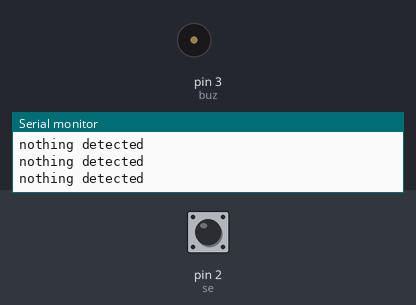
A sketch run on a simulated Arduino Uno, built with avr-gcc and run on an emulated ATmega328P. Shown: buzzer (waves = sounding), the last lines printed to the serial monitor. The test bench sets the inputs (shaded band); at power-on: pin 2 (se) HIGH.

Above: at 1.2 s.
1.3 s: pin 2 (se) driven LOW
At 1.9 s:
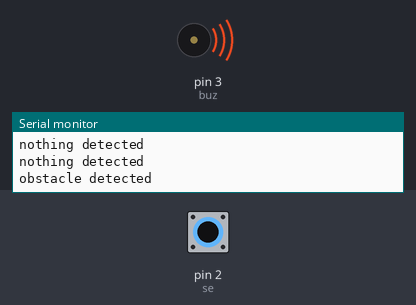
2.8 s: pin 2 (se) driven HIGH
5.8 s: pin 2 (se) pulsed LOW 2 times (0.12 s each, 0.3 s apart)
At 8.7 s:
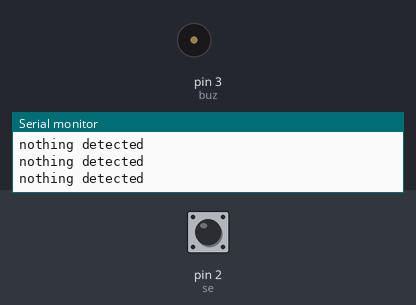
9.4 s: pin 2 (se) pulsed LOW 5 times (0.12 s each, 0.3 s apart)
At 10.1 s:
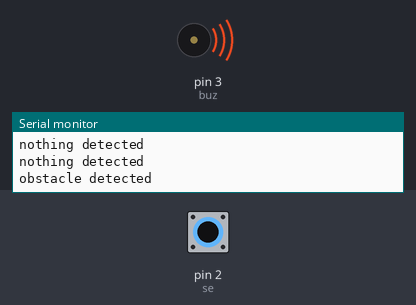
Timing chart, 0 to 14.1 s (numbered marks = the images above; inputs shaded):
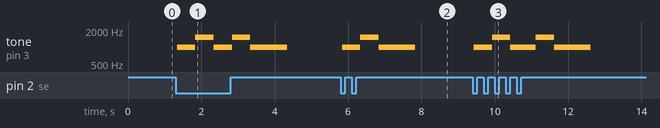

The sketch:

obstacledetecter.ino
```cpp
int se =2;
int buz =3;
void setup() {
 Serial.begin(9600);
 pinMode(se,INPUT);
 pinMode(buz,OUTPUT);

}

void loop() {
  // put your main code here, to run repeatedly:
Serial.println("nothing detected");
if (digitalRead(se)==LOW)
{
  Serial.println("obstacle detected");
  tone(buz,1000,1000);
  delay(500);
   tone(buz,1500,1000);
  delay(500);
tone(buz,1000,1000);


}
else{
  digitalWrite(buz,LOW);
}
}
```

Measured:
- after the input at 1.3 s, tone on pin 3 (buz): silent → 1000 Hz at once, → 1500 Hz 0.50 s later, → 1000 Hz 0.50 s later
- after the input at 5.8 s, tone on pin 3 (buz): silent → 1000 Hz at once, → 1500 Hz 0.50 s later, → 1000 Hz 0.50 s later, → silent 1.0 s later
- after the input at 9.4 s, tone on pin 3 (buz): plays 1000 Hz for 0.50 s, 1500 Hz for 0.50 s, 1000 Hz for 0.70 s, 1500 Hz for 0.50 s, 1000 Hz for 1.0 s, starting at once
